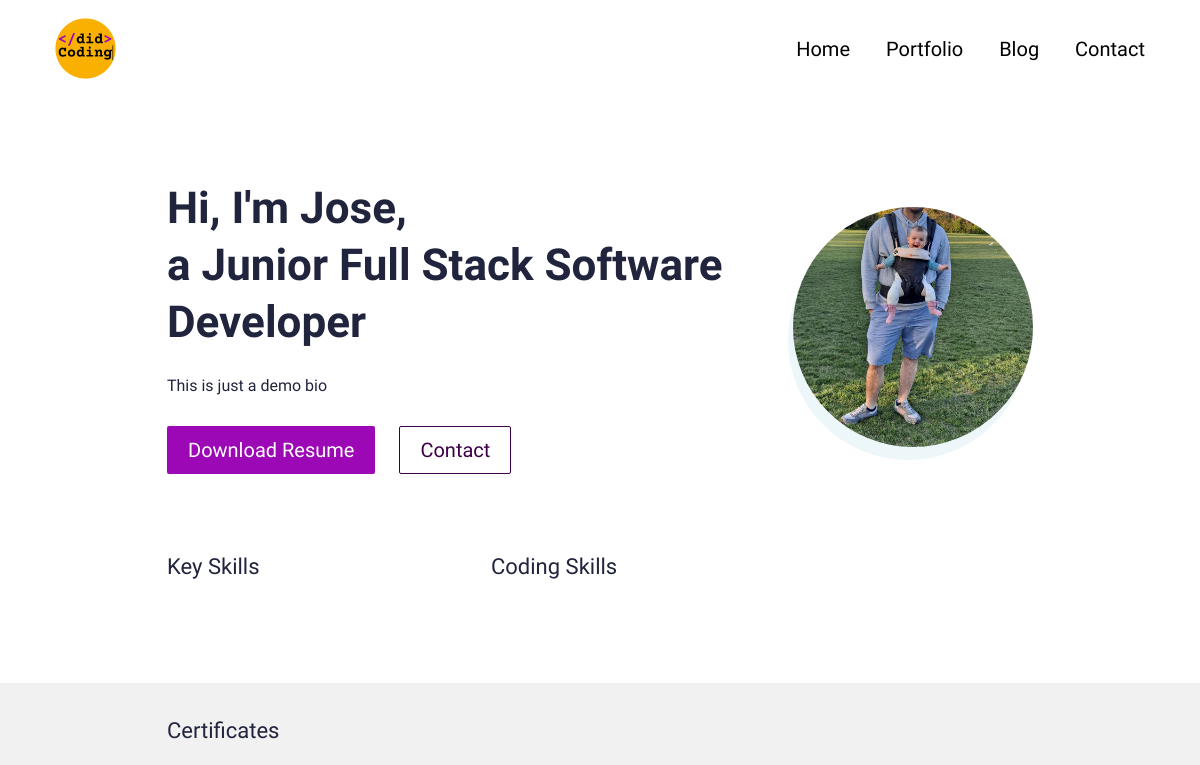
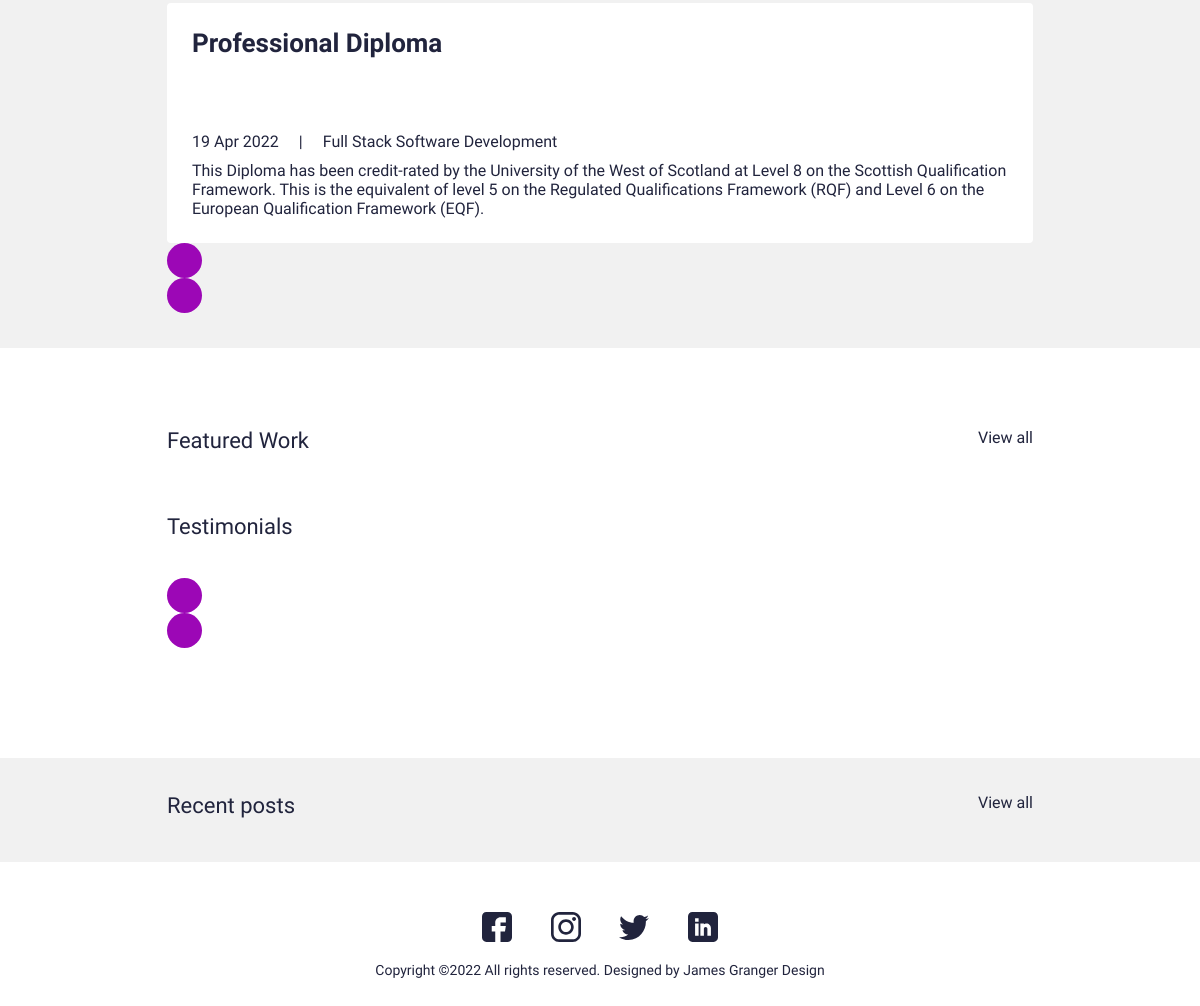
The page / on the database its author committed (2 pictures, top to bottom).
### main/models.py (models this page shows, shortened)
class UserProfile(models.Model):
    class Meta:
        verbose_name_plural = 'User Profiles'
        verbose_name = 'User Profile'
    user = models.OneToOneField(User, on_delete=models.CASCADE)
    avatar = models.ImageField(blank=True, null=True, upload_to="avatar")
    title = models.CharField(max_length=200, blank=True, null=True)
    bio = models.TextField(blank=True, null=True)
    skills = models.ManyToManyField(Skill, blank=True)
    cv = models.FileField(blank=True, null=True, upload_to="cv")

class Certificate(models.Model):
    class Meta:
        verbose_name_plural = 'Certificates'
        verbose_name = 'Certificate'
    date = models.DateTimeField(blank=True, null=True)
    name = models.CharField(max_length=50, blank=True, null=True)
    title = models.CharField(max_length=200, blank=True, null=True)
    description = models.CharField(max_length=500, blank=True, null=True)
    is_active = models.BooleanField(default=True)

### main/views.py (the view)
# urls.py: path('', views.IndexView.as_view(), name='home'),
class IndexView(generic.TemplateView):
    template_name = "main/index.html"
    def get_context_data(self, **kwargs):
        context = super().get_context_data(**kwargs)
        testimonials = Testimonial.objects.filter(is_active=True)
        certificates = Certificate.objects.filter(is_active=True)
        blogs = Blog.objects.filter(is_active=True)
        portfolio = Portfolio.objects.filter(is_active=True)
        context["testimonials"] = testimonials
        context["certificates"] = certificates
        context["blogs"] = blogs
        context["portfolio"] = portfolio
        return context

### my_django_cv/context_processors.py (called while the page is built)
def project_context(request):
    context = {
        'me': User.objects.first(),
    }
    return context

### main/templates/main/index.html (shortened to what this page needs)
{% extends 'main/base.html' %}
{% load static %}
{% block content %}
<section>
    <div class="bannerSection">
        <div class="container">
            <div class="row g-4 g-md-3  align-items-center">
                <div class="col-md-auto order-md-last">
                    <div class="bannerUserImg">
                        <img src="{{me.userprofile.avatar.url}}"
                            alt="{{me.first_name|title}} {{me.last_name|title}} avatar">
                    </div>
                </div>
                <div class="col-md">
                    <div class="bannerContent">
                        <h1 class="xlTitle pb-3">Hi, I'm {{me.first_name|title}}, <br> a {{me.userprofile.title}} </br>
                        </h1>
                        <p>{{me.userprofile.bio}}</p>
                        <div class="bannerBtnCol">
                            <div class="row">
                                <div class="col-auto">
                                    <a download href="{% url 'mediafiles/Jose_CV.pdf' %}" class="btn btnPrimary">Download
                                        Resume</a>
                                </div>
                                <div class="col-auto">
                                    <a href="{% url 'main:contact' %}" class="btn btnOutline">Contact</a>
                                </div>
                            </div>
                        </div>
                    </div>
                </div>
            </div>
        </div>
    </div>
</section>
<section>
    <div class="sectionSpace pt-0">
        <div class="container">
            <div class="row">
                <div class="col-md-auto">
                    <div class="keySkillCol">
                        <h4 class="smTitle pb-3">Key Skills</h4>
                    </div>
                </div>
                <div class="col-md">
                    <h4 class="smTitle pb-3">Coding Skills</h4>
                </div>
            </div>
        </div>
    </div>
</section>
<section>
    <div class="sectionSpaceSm lightBg">
        <div class="container">
            <div class="row pb-3">
                <div class="col">
                    <h4 class="smText regular">Certificates</h4>
                </div>
            </div>
            <div class="sliderOuter">
                <div class="swiper certificatesSlider">
                    <div class="swiper-wrapper">
                        {% for c in certificates %}
                        {% if c.is_active %}
                        <div class="swiper-slide">
                            <div class="cardStyle1">
                                <h4 class="mdTitle cs1Title">
                                    <a href="javascript:void(0)">{{c.title}}</a>
                                </h4>
                                <ul class="cardOptionCol">
                                    <li>{{c.date.date}}</li>
                                    <li>{{c.name|title}}</li>
                                </ul>
                                <p>{{c.description}}</p>
                            </div>
                        </div>
                        {% endif %}
                        {% endfor %}
                    </div>
                </div>
                <div class="cert-swiper-button-next swiper-button-next swiperBtnStyle"></div>
                <div class="cert-swiper-button-prev swiper-button-prev swiperBtnStyle"></div>
            </div>
        </div>
    </div>
</section>
<section>
    <div class="sectionSpace">
        <div class="container">
            <div class="portfolioCol">
                <div class="row pb-3">
                    <div class="col">
                        <h4 class="smText regular">Featured Work</h4>
                    </div>
                    <div class="col-auto">
                        <a href="{% url 'main:portfolios' %}" class="simpleLink">View all</a>
                    </div>
                </div>
            </div>
            <div class="testimonialCol">
                <h4 class="smText regular d-block">Testimonials</h4>
                <div class="testimonialSlider">
                    <div class="swiper testimonialSwiper">
                        <div class="test-swiper-button-next swiper-button-next swiperBtnStyle"></div>
                        <div class="test-swiper-button-prev swiper-button-prev swiperBtnStyle"></div>
                    </div>
                </div>
            </div>
        </div>
    </div>
</section>
<section>
    <div class="sectionSpaceSm lightBg">
        <div class="container">
            <div class="row pb-3">
                <div class="col">
                    <h4 class="smText regular">Recent posts</h4>
                </div>
                <div class="col-auto">
                    <a href="{% url 'main:blogs' %}" class="simpleLink">View all</a>
                </div>
            </div>
        </div>
    </div>
</section>
{% endblock %}

### main/templates/main/base.html (shortened to what this page needs)
{% load static %}
<!doctype html>
<html lang="en">
<head>
    <link href="{% static 'css/bootstrap.min.css' %}" rel="stylesheet">
    <link rel="stylesheet" href="https://unpkg.com/swiper@7.0.5/swiper-bundle.min.css">
    <link href="{% static 'css/style.css' %}" rel="stylesheet">
</head>
<body>
    {% include 'main/partials/nav.html' %}
    {% block content %}
    {% endblock %}
    {% include 'main/partials/footer.html' %}
</body>
</html>

### main/templates/main/partials/nav.html (shortened to what this page needs)
{% load static %}
<header>
    <div class="headerCol">
        <div class="container-fluid">
            <div class="row align-items-center">
                <div class="col-auto">
                    <div class="logoCol"><a href="{% url 'main:home' %}"><img src="{% static 'images/logo.png' %}"
                                alt="..."></a></div>
                </div>
                <div class="col">
                    <div class="navCollapseCol">
                        <div class="navCol">
                            <ul>
                                <li><a href="{%url 'main:home'%}">Home</a></li>
                                <li><a href="{%url 'main:portfolios' %}">Portfolio</a></li>
                                <li><a href="{% url 'main:blogs' %}">Blog</a></li>
                                <li><a href="{%url 'main:contact'%}">Contact</a></li>
                            </ul>
                        </div>
                    </div>
                </div>
            </div>
        </div>
    </div>
</header>

### main/templates/main/partials/footer.html
{% load static %}
<footer>
    <div class="footerCol">
        <div class="container">
            <ul class="socialCol">
                <li><a href="javascript:void(0)"><img src="{% static 'images/fb.svg' %}" alt="..."></a></li>
                <li><a href="javascript:void(0)"><img src="{% static 'images/insta.svg' %}" alt="..."></a></li>
                <li><a href="javascript:void(0)"><img src="{% static 'images/twitter.svg' %}" alt="..."></a></li>
                <li><a href="javascript:void(0)"><img src="{% static 'images/linkedin.svg' %}" alt="..."></a></li>
            </ul>
            <div class="copyrightCol">
                <p>Copyright ©{% now 'Y' %} All rights reserved. Designed by <a href="https://jamesgrangerdesign.co.uk/"
                        target="_blank">James Granger Design</a></p>
            </div>
        </div>
    </div>
</footer>

### static/css/style.css (style rules this page uses)
:root { --primaryColor: #9C07B6; --primaryDarkColor: #3D0048; --primaryHoverColor: #900AA8; --secondaryColor: #F9B000; --baseColor: #21243D; --baseFont: 'Heebo', sans-serif; --titleFont: 'Courier Prime', monospace; --regular: 400; --medium: 500; --bold: 700; --black: 900; --lightBg: #F1F1F1; }
html { scroll-behavior: smooth; }
body { font-family: var(--baseFont); color: var(--baseColor); line-height: normal; }
ul { margin: 0; padding: 0; list-style-type: none; }
img { max-width: 100%; }
a { color: inherit; }
a, .btn { -webkit-transition: all 300ms ease-in-out 0s; -o-transition: all 300ms ease-in-out 0s; transition: all 300ms ease-in-out 0s; text-decoration: none; }
.lightBg { background-color: var(--lightBg); }
.btn { font-size: 20px; font-weight: var(--medium); padding: 8px 20px; border-radius: 2px; }
.btnPrimary { background-color: var(--primaryColor); color: var(--bs-white); }
.btnOutline { border: 1px solid var(--primaryDarkColor); color: var(--primaryDarkColor); }
.xlTitle { font-size: 44px; line-height: 1.3; font-weight: var(--bold); font-family: var(--titleFont) }
.mdTitle { font-size: 26px; line-height: normal; font-weight: var(--bold); font-family: var(--titleFont) }
.smTitle { font-size: 22px; line-height: normal; font-weight: var(--regular); font-family: var(--titleFont) }
.smText { font-size: 22px; }
.regular { font-weight: var(--regular); }
.headerCol { background-color: var(--bs-white); padding: 18px 0; -webkit-transition: all 300ms ease-in-out 0s; -o-transition: all 300ms ease-in-out 0s; transition: all 300ms ease-in-out 0s; position: fixed; z-index: 99; left: 0; right: 0; top: 0; }
.navCol { text-align: right; }
.navCol a { font-size: 20px; color: #000; font-weight: var(--medium); display: inline-block; position: relative; }
.navCol a::before { content: ""; position: absolute; left: 50%; right: 50%; bottom: 0; height: 2px; border-radius: 2px; background-color: var(--primaryColor); -webkit-transition: all 500ms ease-in-out 0s; -o-transition: all 500ms ease-in-out 0s; transition: all 500ms ease-in-out 0s; opacity: 0; }
.navCol li { display: inline-block; }
.navCol li + li { padding-left: 32px; }
.bannerSection { padding: 180px 0 80px; }
.bannerUserImg { margin-left: 30px; width: 240px; height: 240px; border-radius: 50%; position: relative; }
.bannerUserImg img { width: 100%; height: 100%; -o-object-fit: cover; object-fit: cover; border-radius: 50%; position: relative; }
.bannerUserImg::before { content: ""; position: absolute; left: -5px; top: 13px; width: 100%; height: 100%; background-color: #EDF7FA; border-radius: 50%; }
.bannerBtnCol { padding-top: 15px; }
.sectionSpace { padding: 80px 0; }
.sectionSpaceSm { padding: 35px 0; }
.keySkillCol { width: 300px; }
.cardOptionCol > li { display: inline-block; vertical-align: middle; position: relative; }
.cardOptionCol > li + li { padding-left: 40px; }
.cardOptionCol > li + li::before { content: "|"; position: absolute; left: 16px; }
.cardOptionCol { padding: 5px 0 10px; }
.cardStyle1 { padding: 25px; background-color: var(--bs-white); border-radius: 4px; height: 100%; }
.cardStyle1 > p:last-child { margin-bottom: 0; }
.cs1Title { min-height: 90px; }
.sliderOuter { position: relative; }
.sliderOuter .swiper-button-next.swiperBtnStyle { right: -50px; }
.sliderOuter .swiper-button-prev.swiperBtnStyle { left: -50px; }
.sliderOuter .swiper-slide { height: auto; }
.testimonialCol { padding-top: 35px; }
.swiperBtnStyle { width: 35px; height: 35px; color: #fff; background-color: var(--primaryColor); border-radius: 50%; }
.swiper-button-next.swiperBtnStyle::after, .swiper-button-prev.swiperBtnStyle::after { font-size: 16px; }
.swiperBtnStyle.swiper-button-prev { left: 2px; }
.swiperBtnStyle.swiper-button-next { right: 2px; }
.testimonialSlider { padding: 30px 0; }
.footerCol { padding: 50px 0; text-align: center; }
.socialCol li { display: inline-block; }
.socialCol li + li { padding-left: 35px; }
.socialCol img { max-width: 30px; max-height: 30px; -o-object-fit: contain; object-fit: contain; }
.copyrightCol { padding: 20px 0 0; font-size: 14px; }
.copyrightCol p { margin: 0; }
@media (min-width:992px) { .container, .container-lg, .container-md, .container-sm, .container-xl, .container-xxl { max-width: 890px; } }
@media (min-width:992px) { .headerCol .container-fluid { padding-left: 30px; padding-right: 30px; } }
@media (min-width:1200px) { .headerCol .container-fluid { padding-left: 55px; padding-right: 55px; } }

### rows shown on the page
Certificate: title "Professional Diploma", date "19 Apr 2022", name "Full Stack Software Development", description "This Diploma has been credit-rated by the University of the West of Scotland at Level 8 on the Scottish Qualification Framework. This is the equivalent of level 5 on the Regulated Qualifications Framework (RQF) and Level 6 on the European Qualification Framework (EQF)."

### other values the page prints
{{ me.first_name|title }} "Jose"
{{ me.userprofile.title }} "Junior Full Stack Software Developer"
{{ me.userprofile.bio }} "This is just a demo bio"
